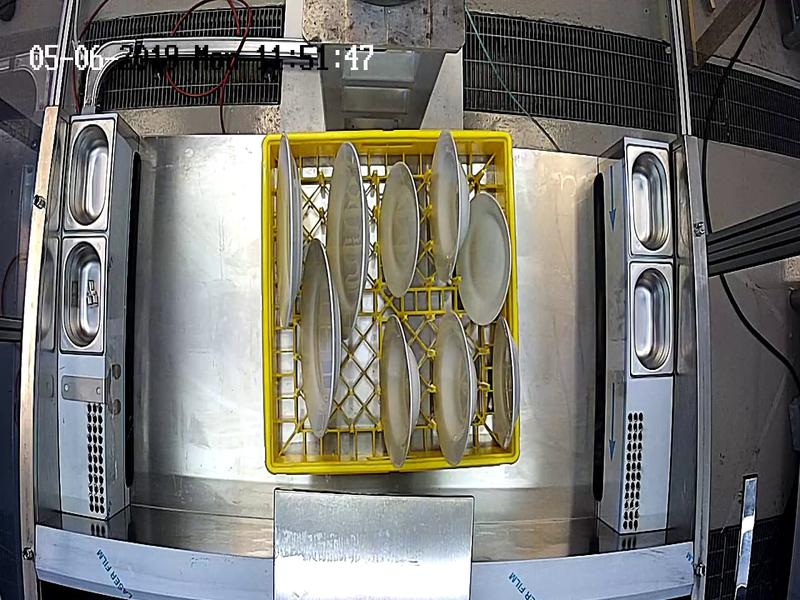
#> input picture photo_lab/11.jpg, 800 x 600 px, given in place of photo_lab1.jpg, which was not available
$ python transform_image_resolution.py --directory photo_lab --size 100 100   (older library calls are emulated)
#> lines starting #> are read from the running program, lines starting #| are printed output that depends on the picture
# -*- coding: utf-8 -*-
"""
Created on Mon Aug 26 09:57:02 2019

@author: MenegLau
"""

from PIL import Image
from os import listdir, path
import argparse

def rescale_images(directory, size):
#> called with directory = 'photo_lab'
    for img in listdir(directory):
    	  img_path = path.join(directory, img)
    	  img_name, img_ext = path.splitext(img)
    	  if img_ext.lower() != '.xml':
    	  	   # [5 lines of commented-out code are left out]
            im = Image.open(directory+img)
#> im is the input picture: PIL image 800x600 RGB; mean R, G, B 118.4, 117.6, 112.1
            im_resized = im.resize(size, Image.ANTIALIAS)
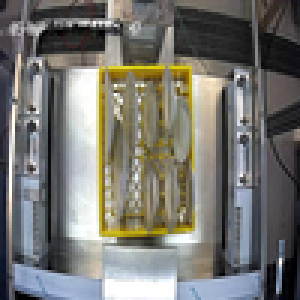
#> im_resized: PIL image 100x100 RGB (shown 3 times larger); mean R, G, B 118.4, 117.6, 112.1
            im_resized.save(directory+img)
#> pass 2 of the loop in rescale_images, `for img in listdir(directory):`:
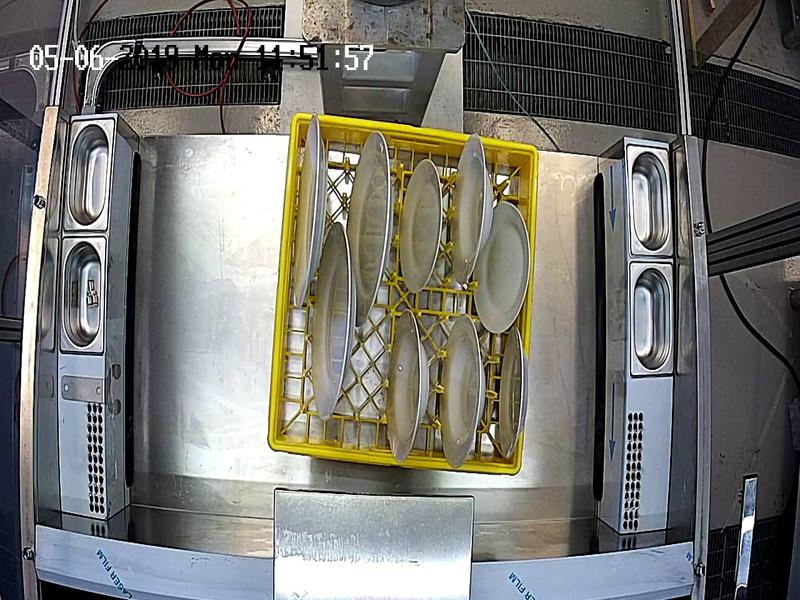
#> input picture photo_lab/12.jpg, 800 x 600 px, given in place of photo_lab10.jpg, which was not available
#> in rescale_images, im is the input picture: PIL image 800x600 RGB; mean R, G, B 116.3, 115.8, 110.4
#> in rescale_images, `im_resized = im.resize(size, Image.ANTIALIAS)`:
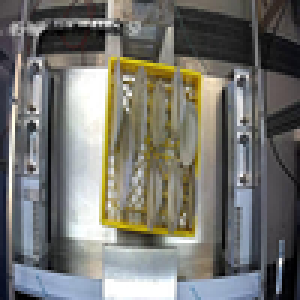
#> im_resized: PIL image 100x100 RGB (shown 3 times larger); mean R, G, B 116.3, 115.8, 110.4
if __name__ == '__main__':
    parser = argparse.ArgumentParser(description="Rescale images")
    parser.add_argument('-d', '--directory', type=str, required=True, help='Directory containing the images')
    parser.add_argument('-s', '--size', type=int, nargs=2, required=True, metavar=('width', 'height'), help='Image size')
    args = parser.parse_args()
#> (the run stopped early here; a loop or call above may not have finished)
